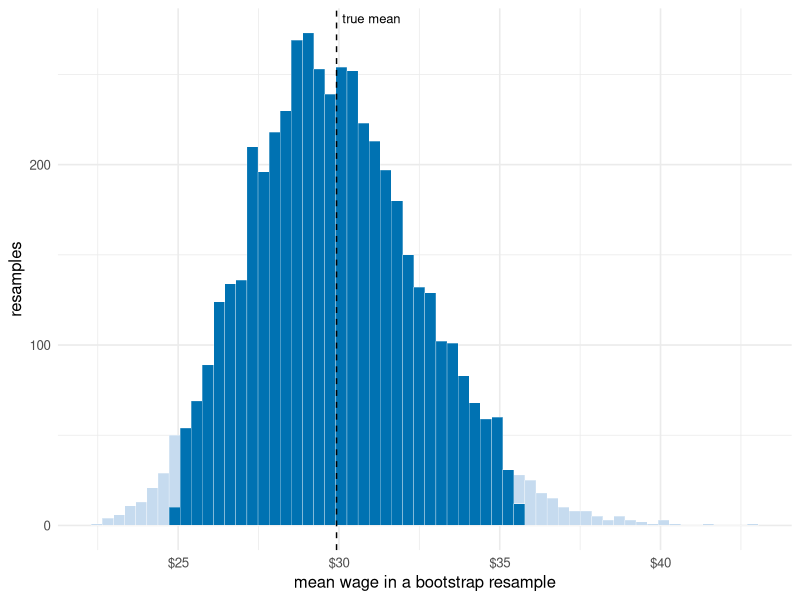
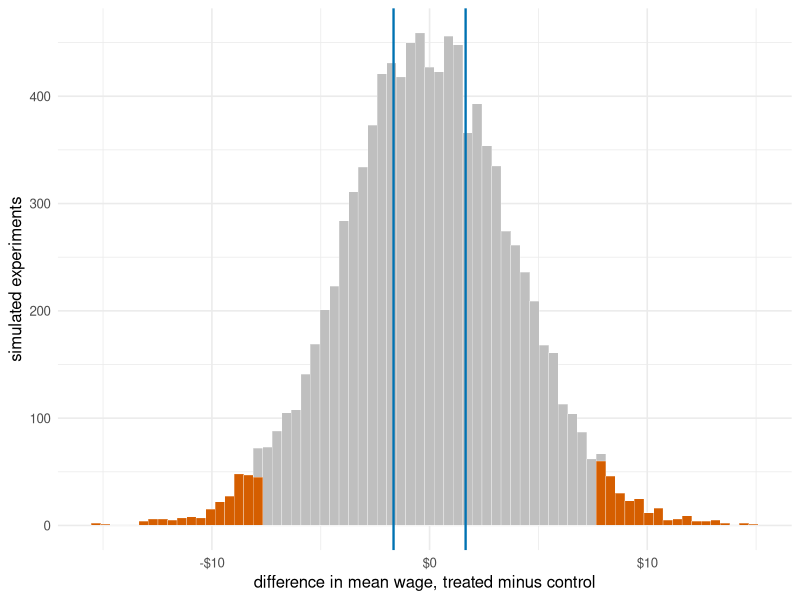

The R source for these figures, in order:
## ---- chunk 1
#| label: setup
#| include: false
library(ggplot2)
theme_set(theme_minimal(base_size = 12))

set.seed(2026)
pop <- rlnorm(1e6, meanlog = log(25), sdlog = 0.6)   # hourly wages, skewed right
mu  <- mean(pop)
n   <- 50
dol <- function(x) paste0(ifelse(x < 0, "-$", "$"), formatC(abs(x), format = "f", digits = 2))
## ---- chunk 2
#| label: bootstrap
x <- sample(pop, n)
boot_means <- replicate(5000, mean(sample(x, replace = TRUE)))
ci <- quantile(boot_means, c(0.025, 0.975))
## ---- chunk 3
#| label: fig-boot
#| fig-cap: "Bootstrap distribution of the mean wage from one sample of 50. Shaded: the middle 95 percent, which is the percentile confidence interval. Dashed: the true population mean."
#| fig-width: 7
#| fig-height: 3.2
#| echo: false
ggplot(data.frame(m = boot_means), aes(m)) +
  geom_histogram(aes(fill = m >= ci[1] & m <= ci[2]), bins = 60, colour = "white",
                 linewidth = 0.1, show.legend = FALSE) +
  scale_fill_manual(values = c(`TRUE` = "#0072B2", `FALSE` = "#c6dbef")) +
  geom_vline(xintercept = mu, linetype = "dashed") +
  annotate("text", x = mu, y = Inf, label = "true mean", vjust = 1.5, hjust = -0.1, size = 3.3) +
  scale_x_continuous(labels = scales::dollar) +
  labs(x = "mean wage in a bootstrap resample", y = "resamples")
## ---- chunk 4
#| label: coverage
covers <- replicate(1000, {
  s <- sample(pop, n)
  b <- rowMeans(matrix(sample(s, n * 1000, replace = TRUE), nrow = 1000))
  q <- quantile(b, c(0.025, 0.975))
  q[1] <= mu & mu <= q[2]
})
## ---- chunk 5
#| label: test
control  <- sample(pop, n)
treated  <- sample(pop, n) + 2
observed <- mean(treated) - mean(control)

null_diffs <- replicate(10000, mean(sample(pop, n)) - mean(sample(pop, n)))
crit    <- quantile(null_diffs, c(0.025, 0.975))
p_value <- mean(abs(null_diffs) >= abs(observed))
## ---- chunk 6
#| label: fig-null
#| fig-cap: "Simulated distribution of the difference in mean wages when the program has no effect. Red: the 5 percent rejection region. Blue lines: the observed difference and its mirror image; the share of the distribution beyond them is the p-value."
#| fig-width: 7
#| fig-height: 3.2
#| echo: false
ggplot(data.frame(d = null_diffs), aes(d)) +
  geom_histogram(aes(fill = d <= crit[1] | d >= crit[2]), bins = 70, colour = "white",
                 linewidth = 0.1, show.legend = FALSE) +
  scale_fill_manual(values = c(`TRUE` = "#D55E00", `FALSE` = "grey75")) +
  geom_vline(xintercept = c(-1, 1) * abs(observed), colour = "#0072B2", linewidth = 0.8) +
  scale_x_continuous(labels = scales::dollar) +
  labs(x = "difference in mean wage, treated minus control", y = "simulated experiments")
